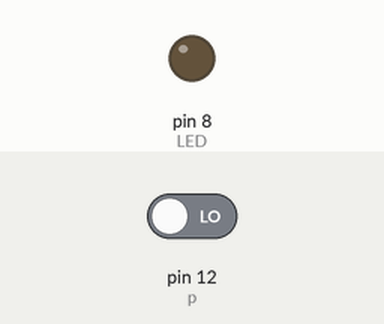
Recording of a sketch running on a simulated Arduino Uno, built with avr-gcc and run on an emulated ATmega328P. Parts: output pins drawn as LEDs (lit = HIGH). Inputs (shaded band) come from the test bench; at power-on: pin 12 (p) LOW.

Above: at 1.2 s.
1.3 s: pin 12 (p) driven HIGH
At 1.9 s:
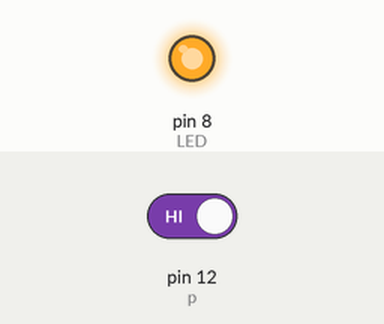
2.8 s: pin 12 (p) driven LOW
At 3.1 s:
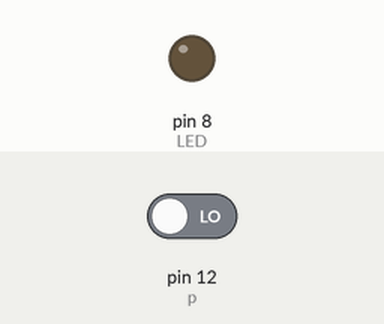
Timing chart, 0 to 5.8 s (numbered marks = the images above; inputs shaded):
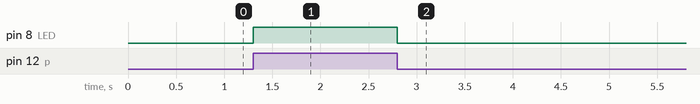

Measured:
- after the input at 1.3 s, pin 8 (LED): LOW → HIGH at once
- after the input at 2.8 s, pin 8 (LED): HIGH → LOW at once

The sketch:

6.2__NC_.ino
```cpp
int LED = 8;
int p = 12;

void setup()
{
  pinMode(LED, OUTPUT);
  pinMode(p, INPUT);
}

void loop()
{
 if (digitalRead(p)==1){
    digitalWrite(LED, 1);
 }
 if (digitalRead(p)==0){
  digitalWrite(LED, 0);
 }
}
```
